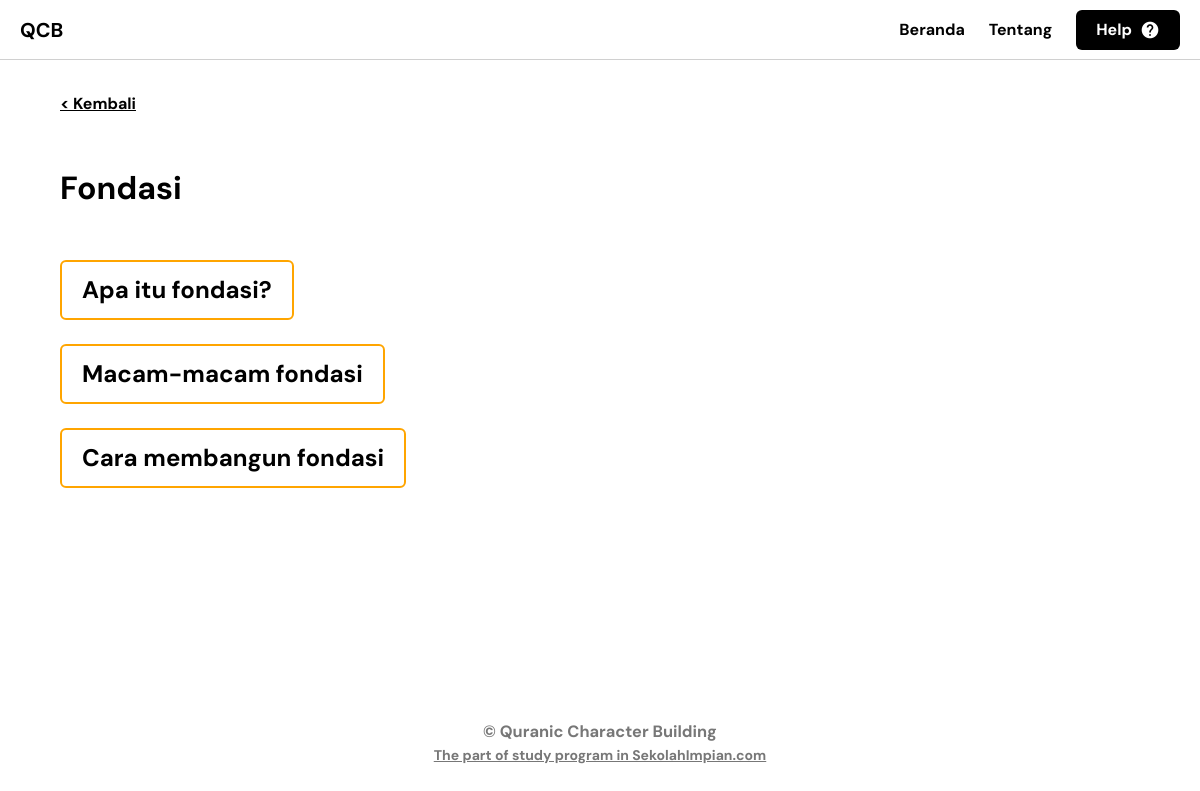
/tema.php?id=1, run on the app's committed database.
### tables this page shows
CREATE TABLE `tema` (
  `id` int NOT NULL,
  `tema` varchar(100) NOT NULL,
  `topik1` text NOT NULL,
  `link1` varchar(100) NOT NULL,
  `topik2` text NOT NULL,
  `link2` varchar(100) NOT NULL,
  `topik3` text NOT NULL,
  `link3` varchar(100) NOT NULL
);

### tema.php (the view, shortened to what this page needs)
<?php
require_once 'db.php';
$id = $_GET['id'];
$id = mysqli_real_escape_string($conn,$id);
$query = "SELECT * FROM `tema` WHERE `id`='" . $id . "'";
$result = mysqli_query($conn,$query);
while($row = mysqli_fetch_array($result)) {
?>
<!DOCTYPE html>
<html lang="en" >
<head>
  <link rel="stylesheet" href="https://cdnjs.cloudflare.com/ajax/libs/font-awesome/6.1.1/css/all.min.css">
  <link rel="stylesheet" href="assets/css/style.css">
  <link rel="stylesheet" href="assets/css/video.css">
</head>
<body>
<header class="header">
	<div class="header-content">
		<div class="header-logo">
			<h1 class="logo">QCB</h1>
		</div>
		<nav class="header-navigation">
			<a href="index.php">Beranda</a>
			<a href="about.php">Tentang</a>
			<a href="https://sekolahimpian.com/bidang-karakter" target="_blank" class="link-button">Help<i class="material-icons-outlined">help</i></a>
		</nav>
	</div>
</header>
<main>
	<div class="responsive-container">
	<a href="index.php">< Kembali</a><br><br><br>
<h1><?php echo $row['tema']; ?></h1>
<br><br>
<h2><a class="alink" href="subtema.php?id=<?php echo $row['link1']; ?>"><?php echo $row['topik1']; ?></a></h2>
<br>
<h2><a class="alink" href="subtema.php?id=<?php echo $row['link2']; ?>"><?php echo $row['topik2']; ?></a></h2>
<br>
<h2><a class="alink" href="subtema.php?id=<?php echo $row['link3']; ?>"><?php echo $row['topik3']; ?></a></h2>
<br><br><br>
	<div class="credits">
		<div class="responsive-container">
		<h3>© Quranic Character Building</h3>
	<a href='https://www.sekolahimpian.com/bidang-karakter' target="_blank">The part of study program in SekolahImpian.com</a>
		</div>
	</div>
</main>
<?php
}
?>
</body>
</html>

### assets/css/style.css (style rules this page uses)
*, *:before, *:after { box-sizing: border-box; }
body, h1, h2, h3, h4, p, ul, ol, li, figure, figcaption, blockquote, dl, dd { margin: 0; }
body { scroll-behavior: smooth; line-height: 1.5; background-color: #FFF; }
a { color: inherit; font-weight: bold; }
.alink:link, .alink:visited { background-color: white; color: black; border: 2px solid #ffa500; border-radius: 0.375rem; padding: 10px 20px; text-align: center; text-decoration: none; display: inline-block; }
body { font-family: "DM Sans", sans-serif; }
.responsive-container { max-width: 1080px; width: 90%; margin-left: auto; margin-right: auto; }
.header { border-bottom: 1px solid #d0d0d0; min-height: 60px; padding-top: 0.5rem; padding-bottom: 0.5rem; display: flex; justify-content: center; }
.header-content { display: flex; width: 100%; max-width: 2000px; padding-left: 1.25rem; padding-right: 1.25rem; align-items: center; justify-content: space-between; }
.header-navigation { display: flex; align-items: center; }
.header-navigation a { margin-left: 1.5rem; text-decoration: none; font-size: 1rem; }
.link-button { display: flex; align-items: center; background-color: #000; border-radius: 0.375rem; padding: 0.5em 1.25em; color: #fff; }
.link-button i { font-size: 1.25rem; margin-left: 0.5rem; }
.logo { font-size: 1.25rem; font-weight: 700; }
main { padding-top: 2rem; padding-bottom: 6rem; }
.credits { display: flex; flex-direction: column; justify-content: center; text-align: center; margin-top: 10rem; color: #777; font-size: 0.875rem; }
.credits a { display: block; }

### assets/css/video.css (style rules this page uses)
* { margin: 0; padding: 0; box-sizing: border-box; }

### data on the page
tema: tema "Fondasi", topik1 "Apa itu fondasi?", topik2 "Macam-macam fondasi", topik3 "Cara membangun fondasi"
